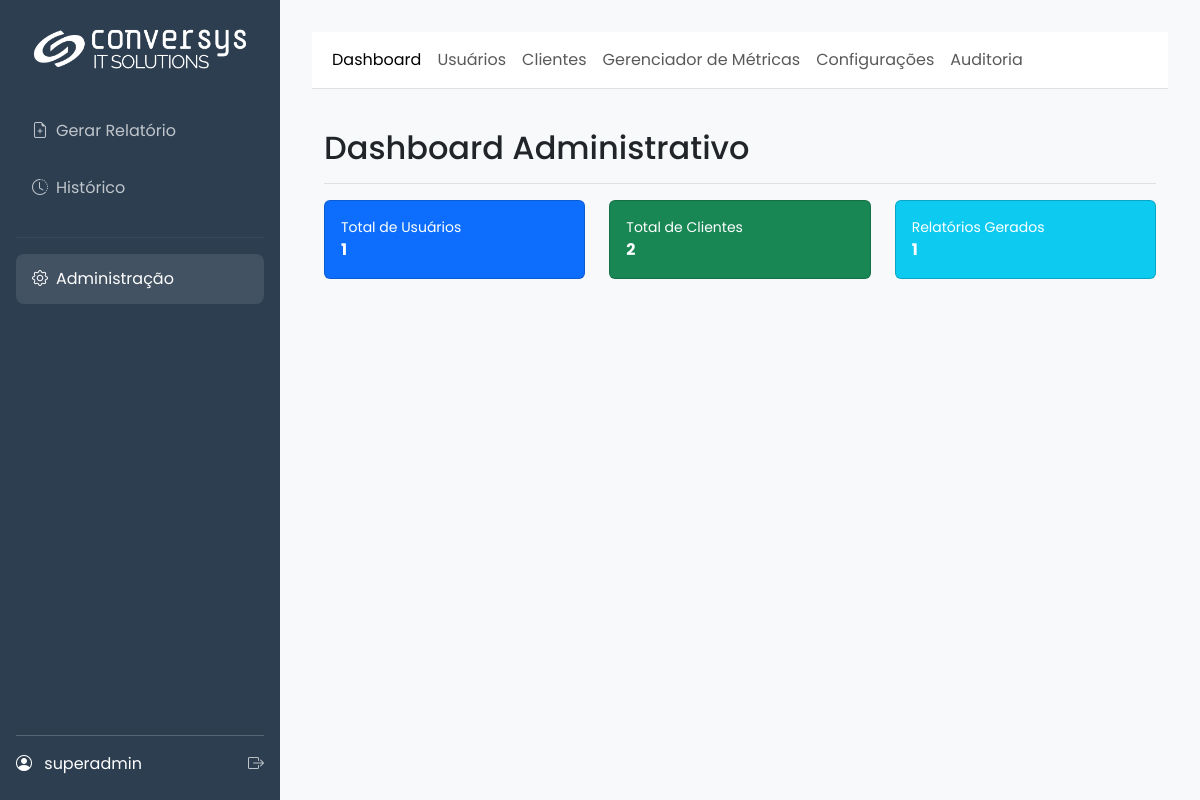
The page /admin/ (signed in) on the database its author committed.
### app/models.py (models this page shows, shortened)
class SystemConfig(db.Model):
    id = db.Column(db.Integer, primary_key=True)
    company_name = db.Column(db.String(100), default="Conversys IT Solutions")
    footer_text = db.Column(db.String(255), default=f"Conversys IT Solutions Copyright {dt.datetime.now().year} – Todos os direitos Reservados | Política de privacidade")
    primary_color = db.Column(db.String(7), default="#2c3e50")
    secondary_color = db.Column(db.String(7), default="#3498db")
    logo_dark_bg_path = db.Column(db.String(255), nullable=True)
    logo_light_bg_path = db.Column(db.String(255), nullable=True)
    login_background_path = db.Column(db.String(255), nullable=True)
    default_cover_path = db.Column(db.String(255), nullable=True)
    color_scheme = db.Column(db.String(10), default="light")
    color_bg_main = db.Column(db.String(7), default="#f8f9fa")
    color_bg_card = db.Column(db.String(7), default="#ffffff")
    color_text_light = db.Column(db.String(7), default="#212529")
    color_border = db.Column(db.String(7), default="#dee2e6")
    login_media_path = db.Column(db.String(255), nullable=True)
    report_cover_path = db.Column(db.String(255), nullable=True)
    report_final_page_path = db.Column(db.String(255), nullable=True)

class User(UserMixin, db.Model):
    id = db.Column(db.Integer, primary_key=True)
    username = db.Column(db.String(64), index=True, unique=True)
    email = db.Column(db.String(120), index=True, unique=True)
    password_hash = db.Column(db.String(256))
    role_id = db.Column(db.Integer, db.ForeignKey('role.id'))
    reports = db.relationship('Report', backref='user', lazy='dynamic')
    clients = db.relationship('Client', secondary=user_client_association, back_populates='users')
    def has_role(self, role_name):
        return self.role.name == role_name

### app/admin/routes.py (the view)
@admin.route('/')
@admin_required
def dashboard():
    rid = _ensure_request_id()
    _log_debug("Acessando dashboard do admin")
    try:
        stats = {
            'users': User.query.count(),
            'clients': Client.query.count(),
            'reports': Report.query.count()
        }
        _log_debug("Estatísticas carregadas", **stats)
    except Exception as e:
        current_app.logger.error(
            f"[{rid}] Erro ao carregar estatísticas do dashboard: {e}", exc_info=True
        )
        stats = {'users': 0, 'clients': 0, 'reports': 0}
        flash('Não foi possível carregar as estatísticas do dashboard.', 'warning')
    return render_template('admin/dashboard.html', title="Dashboard", stats=stats)

### app/__init__.py (called while the page is built)
@login_manager.user_loader
def load_user(user_id):
    from .models import User
    return db.session.get(User, int(user_id))

def _ensure_request_id():
    rid = getattr(g, "request_id", None)
    if not rid:
        rid = uuid.uuid4().hex
        g.request_id = rid
    return rid

### app/admin/routes.py (called while the page is built)
def _ensure_request_id():
    if not getattr(g, "request_id", None):
        g.request_id = uuid.uuid4().hex
    return g.request_id

def _log_debug(msg, **extra):
    rid = _ensure_request_id()
    payload = {"rid": rid, **extra}
    try:
        current_app.logger.debug(f"{msg} | {payload}")
    except Exception:
        print(f"DEBUG {msg} | {payload}")

### app/main/routes.py (called while the page is built)
@main.before_app_request
def before_request_func():
    g.sys_config = SystemConfig.query.first()

### app/utils.py (called while the page is built)
def admin_required(f):
    @wraps(f)
    @login_required
    def decorated_function(*args, **kwargs):
        if not (current_user.has_role('admin') or current_user.has_role('super_admin')):
            flash('Acesso negado. Você não tem permissão para acessar esta área.', 'danger')
            return redirect(url_for('main.gerar_form'))
        return f(*args, **kwargs)
    return decorated_function

### app/templates/admin/dashboard.html (shortened to what this page needs)
{% extends 'admin/base.html' %}
{% block admin_content %}
<div class="container-fluid">
    <div class="d-flex justify-content-between flex-wrap flex-md-nowrap align-items-center pt-3 pb-2 mb-3 border-bottom">
        <h1 class="h2">Dashboard Administrativo</h1>
    </div>
    <div class="row">
        <div class="col-md-4 mb-4">
            <div class="card text-white bg-primary h-100">
                <div class="card-body">
                    <div class="d-flex justify-content-between align-items-center">
                        <div class="me-3">
                            <div class="text-white-75 small">Total de Usuários</div>
                            <div class="text-lg fw-bold">{{ stats.users }}</div>
                        </div>
                    </div>
                </div>
            </div>
        </div>
        <div class="col-md-4 mb-4">
            <div class="card text-white bg-success h-100">
                <div class="card-body">
                    <div class="d-flex justify-content-between align-items-center">
                        <div class="me-3">
                            <div class="text-white-75 small">Total de Clientes</div>
                            <div class="text-lg fw-bold">{{ stats.clients }}</div>
                        </div>
                    </div>
                </div>
            </div>
        </div>
        <div class="col-md-4 mb-4">
            <div class="card text-white bg-info h-100">
                <div class="card-body">
                    <div class="d-flex justify-content-between align-items-center">
                        <div class="me-3">
                            <div class="text-white-75 small">Relatórios Gerados</div>
                            <div class="text-lg fw-bold">{{ stats.reports }}</div>
                        </div>
                    </div>
                </div>
            </div>
        </div>
    </div>
</div>
{% endblock %}

### app/templates/base.html (shortened to what this page needs)
<!DOCTYPE html>
<html lang="pt-br" data-bs-theme="{{ g.sys_config.color_scheme | default('dark') }}">
<head>
    <link href="https://cdn.jsdelivr.net/npm/bootstrap@5.3.3/dist/css/bootstrap.min.css" rel="stylesheet">
    <link rel="stylesheet" href="https://cdn.jsdelivr.net/npm/bootstrap-icons@1.11.3/font/bootstrap-icons.min.css">
</head>
<body>
    <div class="d-flex">
        <div class="sidebar">
            <a href="{{ url_for('main.index') }}" class="logo">
                {% if g.sys_config.logo_dark_bg_path %}
                    <img src="{{ url_for('main.uploaded_file', filename=g.sys_config.logo_dark_bg_path) }}" alt="Logo">
                {% else %}
                    <span>{{ g.sys_config.company_name }}</span>
                {% endif %}
            </a>
            <ul class="nav flex-column">
                <li><a href="{{ url_for('main.gerar_form') }}" class="nav-link {% if request.endpoint == 'main.gerar_form' %}active{% endif %}"><i class="bi bi-file-earmark-plus me-2"></i>Gerar Relatório</a></li>
                <li><a href="{{ url_for('main.history') }}" class="nav-link {% if request.endpoint == 'main.history' %}active{% endif %}"><i class="bi bi-clock-history me-2"></i>Histórico</a></li>
                {% if current_user.has_role('admin') or current_user.has_role('super_admin') %}
                <hr style="border-color: rgba(255,255,255,0.2);">
                <li><a href="{{ url_for('admin.dashboard') }}" class="nav-link {% if 'admin.' in request.endpoint %}active{% endif %}"><i class="bi bi-gear me-2"></i>Administração</a></li>
                {% endif %}
            </ul>
            <div class="user-info">
                <div class="d-flex justify-content-between align-items-center">
                    <div>
                        <i class="bi bi-person-circle me-2"></i>
                        <span>{{ current_user.username }}</span>
                    </div>
                    <a href="{{ url_for('auth.logout') }}" title="Sair"><i class="bi bi-box-arrow-right"></i></a>
                </div>
            </div>
        </div>
        <div class="main-content flex-grow-1">
            {% block content %}{% endblock %}
        </div>
    </div>
</body>
</html>

### rows shown on the page
SystemConfig: logo_dark_bg_path (picture)
User: username "superadmin"

### other values the page prints
{{ stats.users }} "1"
{{ stats.clients }} "2"
{{ stats.reports }} "1"
